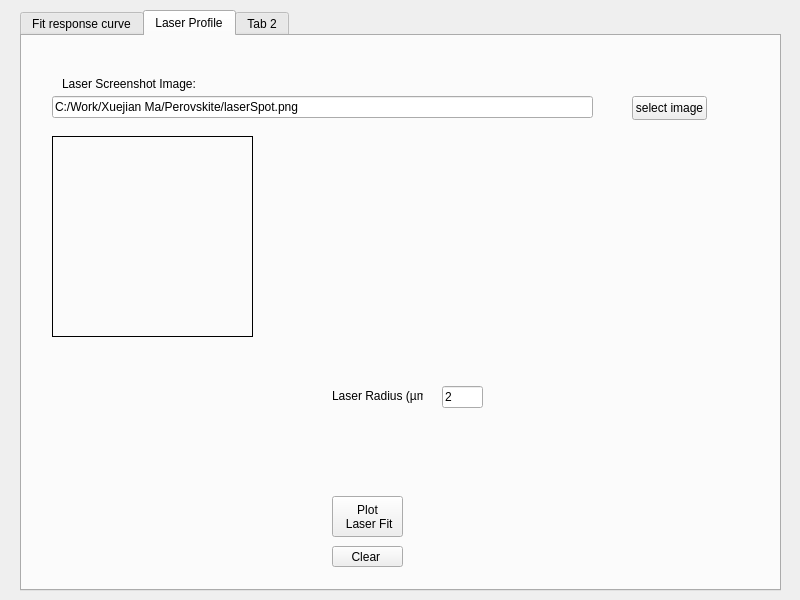
<?xml version="1.0" encoding="UTF-8"?>
<ui version="4.0">
 <class>gui</class>
 <widget class="QWidget" name="gui">
  <property name="geometry">
   <rect>
    <x>0</x>
    <y>0</y>
    <width>800</width>
    <height>600</height>
   </rect>
  </property>
  <property name="windowTitle">
   <string>gui</string>
  </property>
  <widget class="QTabWidget" name="tabWidget">
   <property name="geometry">
    <rect>
     <x>20</x>
     <y>10</y>
     <width>761</width>
     <height>581</height>
    </rect>
   </property>
   <property name="currentIndex">
    <number>1</number>
   </property>
   <widget class="QWidget" name="tab">
    <attribute name="title">
     <string>Fit response curve</string>
    </attribute>
    <widget class="QLabel" name="label_subdirectories">
     <property name="geometry">
      <rect>
       <x>70</x>
       <y>130</y>
       <width>651</width>
       <height>16</height>
      </rect>
     </property>
     <property name="text">
      <string>Please input Sub-directories (comma separated, no SPACE after comma)</string>
     </property>
     <property name="textFormat">
      <enum>Qt::PlainText</enum>
     </property>
    </widget>
    <widget class="QLabel" name="label_directory">
     <property name="geometry">
      <rect>
       <x>70</x>
       <y>40</y>
       <width>541</width>
       <height>21</height>
      </rect>
     </property>
     <property name="text">
      <string>Please input or select directory</string>
     </property>
    </widget>
    <widget class="QLineEdit" name="lineEdit_directory">
     <property name="geometry">
      <rect>
       <x>70</x>
       <y>80</y>
       <width>411</width>
       <height>22</height>
      </rect>
     </property>
     <property name="text">
      <string>E:/Xuejian Ma/Perovskite_KaiZhu/diffusion/pos2</string>
     </property>
     <property name="placeholderText">
      <string>eg: ~/diffusion/</string>
     </property>
    </widget>
    <widget class="QPushButton" name="pushButton_directory">
     <property name="geometry">
      <rect>
       <x>520</x>
       <y>80</y>
       <width>91</width>
       <height>24</height>
      </rect>
     </property>
     <property name="text">
      <string>select directory</string>
     </property>
    </widget>
    <widget class="QLineEdit" name="lineEdit_subdirectories">
     <property name="geometry">
      <rect>
       <x>70</x>
       <y>150</y>
       <width>411</width>
       <height>22</height>
      </rect>
     </property>
     <property name="text">
      <string>00004,00007,00013,00022,00044,00073</string>
     </property>
     <property name="placeholderText">
      <string>eg: 00004,00007,00013,00022,00044,00073</string>
     </property>
    </widget>
    <widget class="QLineEdit" name="lineEdit_response">
     <property name="geometry">
      <rect>
       <x>70</x>
       <y>250</y>
       <width>411</width>
       <height>22</height>
      </rect>
     </property>
     <property name="inputMask">
      <string/>
     </property>
     <property name="text">
      <string>E:/Xuejian Ma/Perovskite_KaiZhu/simulation_Im_Re_curve/diffTip.csv</string>
     </property>
     <property name="placeholderText">
      <string>eg: ~/simulation_Im_Re_curve/diffTip.csv</string>
     </property>
    </widget>
    <widget class="QPushButton" name="pushButton_response">
     <property name="geometry">
      <rect>
       <x>520</x>
       <y>250</y>
       <width>75</width>
       <height>24</height>
      </rect>
     </property>
     <property name="text">
      <string>select csv file</string>
     </property>
    </widget>
    <widget class="PlotWidget" name="widget_response" native="true">
     <property name="geometry">
      <rect>
       <x>70</x>
       <y>290</y>
       <width>411</width>
       <height>251</height>
      </rect>
     </property>
    </widget>
    <widget class="QLineEdit" name="lineEdit_im">
     <property name="geometry">
      <rect>
       <x>150</x>
       <y>180</y>
       <width>111</width>
       <height>22</height>
      </rect>
     </property>
     <property name="inputMask">
      <string/>
     </property>
     <property name="text">
      <string>Ch2 retrace.txt</string>
     </property>
     <property name="placeholderText">
      <string>eg: Ch2 retrace.txt</string>
     </property>
    </widget>
    <widget class="QLineEdit" name="lineEdit_re">
     <property name="geometry">
      <rect>
       <x>370</x>
       <y>180</y>
       <width>111</width>
       <height>22</height>
      </rect>
     </property>
     <property name="focusPolicy">
      <enum>Qt::StrongFocus</enum>
     </property>
     <property name="toolTipDuration">
      <number>-1</number>
     </property>
     <property name="text">
      <string>Ch1 retrace.txt</string>
     </property>
     <property name="placeholderText">
      <string>eg: Ch1 retrace.txt</string>
     </property>
    </widget>
    <widget class="QLabel" name="label_im">
     <property name="geometry">
      <rect>
       <x>60</x>
       <y>180</y>
       <width>91</width>
       <height>16</height>
      </rect>
     </property>
     <property name="text">
      <string>MIM-Im file name:</string>
     </property>
     <property name="textFormat">
      <enum>Qt::PlainText</enum>
     </property>
    </widget>
    <widget class="QLabel" name="label_re">
     <property name="geometry">
      <rect>
       <x>270</x>
       <y>180</y>
       <width>91</width>
       <height>16</height>
      </rect>
     </property>
     <property name="text">
      <string>MIM-Re file name:</string>
     </property>
     <property name="textFormat">
      <enum>Qt::PlainText</enum>
     </property>
    </widget>
    <widget class="QPushButton" name="pushButton_plotResponse">
     <property name="geometry">
      <rect>
       <x>510</x>
       <y>490</y>
       <width>121</width>
       <height>41</height>
      </rect>
     </property>
     <property name="text">
      <string>Plot Im vs Re
 of data and simulation</string>
     </property>
    </widget>
    <widget class="QLineEdit" name="lineEdit_unitConversionData">
     <property name="geometry">
      <rect>
       <x>540</x>
       <y>180</y>
       <width>41</width>
       <height>20</height>
      </rect>
     </property>
     <property name="toolTip">
      <string>1000 from V to mV by default</string>
     </property>
     <property name="text">
      <string>1000</string>
     </property>
    </widget>
    <widget class="QLabel" name="label_unitConversionData">
     <property name="geometry">
      <rect>
       <x>520</x>
       <y>160</y>
       <width>121</width>
       <height>16</height>
      </rect>
     </property>
     <property name="toolTip">
      <string>1000 from V to mV by default</string>
     </property>
     <property name="whatsThis">
      <string/>
     </property>
     <property name="text">
      <string>Unit conversion of data</string>
     </property>
    </widget>
    <widget class="QLabel" name="label_xrefactor">
     <property name="geometry">
      <rect>
       <x>520</x>
       <y>350</y>
       <width>61</width>
       <height>16</height>
      </rect>
     </property>
     <property name="toolTip">
      <string>refactor x axis (MIM-Im) of simulated response curve.
 Value of 1 by default</string>
     </property>
     <property name="whatsThis">
      <string/>
     </property>
     <property name="text">
      <string>x refactor:</string>
     </property>
    </widget>
    <widget class="QLineEdit" name="lineEdit_xrefactor">
     <property name="geometry">
      <rect>
       <x>530</x>
       <y>370</y>
       <width>41</width>
       <height>20</height>
      </rect>
     </property>
     <property name="toolTip">
      <string>refactor x axis (MIM-Im) of simulated response curve.
 Value of 1 by default</string>
     </property>
     <property name="text">
      <string>1</string>
     </property>
    </widget>
    <widget class="QLineEdit" name="lineEdit_yrefactor">
     <property name="geometry">
      <rect>
       <x>620</x>
       <y>370</y>
       <width>41</width>
       <height>20</height>
      </rect>
     </property>
     <property name="toolTip">
      <string>refactor y axis (MIM-Re) of simulated response curve.
 Value of 1 by default</string>
     </property>
     <property name="text">
      <string>1</string>
     </property>
    </widget>
    <widget class="QLabel" name="label_yrefactor">
     <property name="geometry">
      <rect>
       <x>610</x>
       <y>350</y>
       <width>61</width>
       <height>16</height>
      </rect>
     </property>
     <property name="toolTip">
      <string>refactor y axis (MIM-Re) of simulated response curve.
 Value of 1 by default</string>
     </property>
     <property name="whatsThis">
      <string/>
     </property>
     <property name="text">
      <string>y refactor:</string>
     </property>
    </widget>
    <widget class="QLineEdit" name="lineEdit_unitConversionSimulation">
     <property name="geometry">
      <rect>
       <x>530</x>
       <y>320</y>
       <width>41</width>
       <height>20</height>
      </rect>
     </property>
     <property name="toolTip">
      <string>Unit conversion from nS to mV. &quot;3.5*10&quot; by default. 
&quot;10&quot; is for lockin 1V sensitivity.</string>
     </property>
     <property name="text">
      <string>35</string>
     </property>
    </widget>
    <widget class="QLabel" name="label_unitConversionSimulation">
     <property name="geometry">
      <rect>
       <x>520</x>
       <y>300</y>
       <width>141</width>
       <height>16</height>
      </rect>
     </property>
     <property name="toolTip">
      <string>Unit conversion from nS to mV. &quot;3.5*10&quot; by default. 
&quot;10&quot; is for lockin 1V sensitivity.</string>
     </property>
     <property name="whatsThis">
      <string/>
     </property>
     <property name="text">
      <string>Unit conversion of simulation </string>
     </property>
    </widget>
   </widget>
   <widget class="QWidget" name="tab_3">
    <attribute name="title">
     <string>Laser Profile</string>
    </attribute>
    <widget class="QLabel" name="label_laserScreenshotText">
     <property name="geometry">
      <rect>
       <x>40</x>
       <y>40</y>
       <width>141</width>
       <height>16</height>
      </rect>
     </property>
     <property name="text">
      <string>Laser Screenshot Image:</string>
     </property>
    </widget>
    <widget class="QLabel" name="label_laserScreenshot">
     <property name="geometry">
      <rect>
       <x>30</x>
       <y>100</y>
       <width>201</width>
       <height>201</height>
      </rect>
     </property>
     <property name="frameShape">
      <enum>QFrame::Box</enum>
     </property>
     <property name="text">
      <string/>
     </property>
    </widget>
    <widget class="QLineEdit" name="lineEdit_laserScreenshot">
     <property name="geometry">
      <rect>
       <x>30</x>
       <y>60</y>
       <width>541</width>
       <height>22</height>
      </rect>
     </property>
     <property name="text">
      <string>C:/Work/Xuejian Ma/Perovskite/laserSpot.png</string>
     </property>
     <property name="placeholderText">
      <string>eg: ~/laserSpot.png</string>
     </property>
    </widget>
    <widget class="QPushButton" name="pushButton_laserScreenshot">
     <property name="geometry">
      <rect>
       <x>610</x>
       <y>60</y>
       <width>75</width>
       <height>24</height>
      </rect>
     </property>
     <property name="text">
      <string>select image</string>
     </property>
    </widget>
    <widget class="PlotWidget" name="widget_laserScreenshot" native="true">
     <property name="geometry">
      <rect>
       <x>330</x>
       <y>100</y>
       <width>221</width>
       <height>201</height>
      </rect>
     </property>
    </widget>
    <widget class="PlotWidget" name="widget_laserFit" native="true">
     <property name="geometry">
      <rect>
       <x>30</x>
       <y>330</y>
       <width>261</width>
       <height>201</height>
      </rect>
     </property>
    </widget>
    <widget class="QLabel" name="label_laserRadius">
     <property name="geometry">
      <rect>
       <x>310</x>
       <y>350</y>
       <width>91</width>
       <height>20</height>
      </rect>
     </property>
     <property name="text">
      <string>Laser Radius (µm):</string>
     </property>
    </widget>
    <widget class="QLineEdit" name="lineEdit_laserRadius">
     <property name="geometry">
      <rect>
       <x>420</x>
       <y>350</y>
       <width>41</width>
       <height>22</height>
      </rect>
     </property>
     <property name="text">
      <string>2</string>
     </property>
     <property name="placeholderText">
      <string>eg: 2</string>
     </property>
    </widget>
    <widget class="QPushButton" name="pushButton_laserFit">
     <property name="geometry">
      <rect>
       <x>310</x>
       <y>460</y>
       <width>71</width>
       <height>41</height>
      </rect>
     </property>
     <property name="text">
      <string>Plot
 Laser Fit</string>
     </property>
    </widget>
    <widget class="QPushButton" name="pushButton_laserFitClear">
     <property name="geometry">
      <rect>
       <x>310</x>
       <y>510</y>
       <width>71</width>
       <height>21</height>
      </rect>
     </property>
     <property name="text">
      <string>Clear </string>
     </property>
    </widget>
   </widget>
   <widget class="QWidget" name="tab_2">
    <attribute name="title">
     <string>Tab 2</string>
    </attribute>
    <widget class="QLabel" name="label_image_3">
     <property name="geometry">
      <rect>
       <x>280</x>
       <y>60</y>
       <width>51</width>
       <height>51</height>
      </rect>
     </property>
     <property name="frameShape">
      <enum>QFrame::Box</enum>
     </property>
     <property name="text">
      <string/>
     </property>
     <property name="pixmap">
      <pixmap>../qttest4/img.jpg</pixmap>
     </property>
     <property name="margin">
      <number>0</number>
     </property>
    </widget>
    <widget class="QLabel" name="label_image_2">
     <property name="geometry">
      <rect>
       <x>230</x>
       <y>60</y>
       <width>51</width>
       <height>51</height>
      </rect>
     </property>
     <property name="frameShape">
      <enum>QFrame::Box</enum>
     </property>
     <property name="text">
      <string/>
     </property>
     <property name="pixmap">
      <pixmap>../qttest4/img.jpg</pixmap>
     </property>
     <property name="margin">
      <number>0</number>
     </property>
    </widget>
    <widget class="QLabel" name="label_image">
     <property name="geometry">
      <rect>
       <x>180</x>
       <y>60</y>
       <width>51</width>
       <height>51</height>
      </rect>
     </property>
     <property name="frameShape">
      <enum>QFrame::Box</enum>
     </property>
     <property name="text">
      <string/>
     </property>
     <property name="pixmap">
      <pixmap>../qttest4/img.jpg</pixmap>
     </property>
     <property name="margin">
      <number>0</number>
     </property>
    </widget>
    <widget class="QLabel" name="label_center">
     <property name="geometry">
      <rect>
       <x>260</x>
       <y>120</y>
       <width>46</width>
       <height>16</height>
      </rect>
     </property>
     <property name="text">
      <string>TextLabel</string>
     </property>
    </widget>
    <widget class="QLabel" name="label_image_4">
     <property name="geometry">
      <rect>
       <x>330</x>
       <y>60</y>
       <width>51</width>
       <height>51</height>
      </rect>
     </property>
     <property name="frameShape">
      <enum>QFrame::Box</enum>
     </property>
     <property name="text">
      <string/>
     </property>
     <property name="pixmap">
      <pixmap>../qttest4/img.jpg</pixmap>
     </property>
     <property name="margin">
      <number>0</number>
     </property>
    </widget>
    <widget class="QGraphicsView" name="graphicsView">
     <property name="geometry">
      <rect>
       <x>440</x>
       <y>240</y>
       <width>256</width>
       <height>192</height>
      </rect>
     </property>
    </widget>
    <widget class="QLabel" name="label_response">
     <property name="geometry">
      <rect>
       <x>270</x>
       <y>250</y>
       <width>181</width>
       <height>181</height>
      </rect>
     </property>
     <property name="frameShape">
      <enum>QFrame::Box</enum>
     </property>
     <property name="text">
      <string/>
     </property>
     <property name="margin">
      <number>0</number>
     </property>
    </widget>
   </widget>
  </widget>
 </widget>
 <customwidgets>
  <customwidget>
   <class>PlotWidget</class>
   <extends>QWidget</extends>
   <header>pyqtgraph</header>
   <container>1</container>
  </customwidget>
 </customwidgets>
 <resources/>
 <connections/>
</ui>
